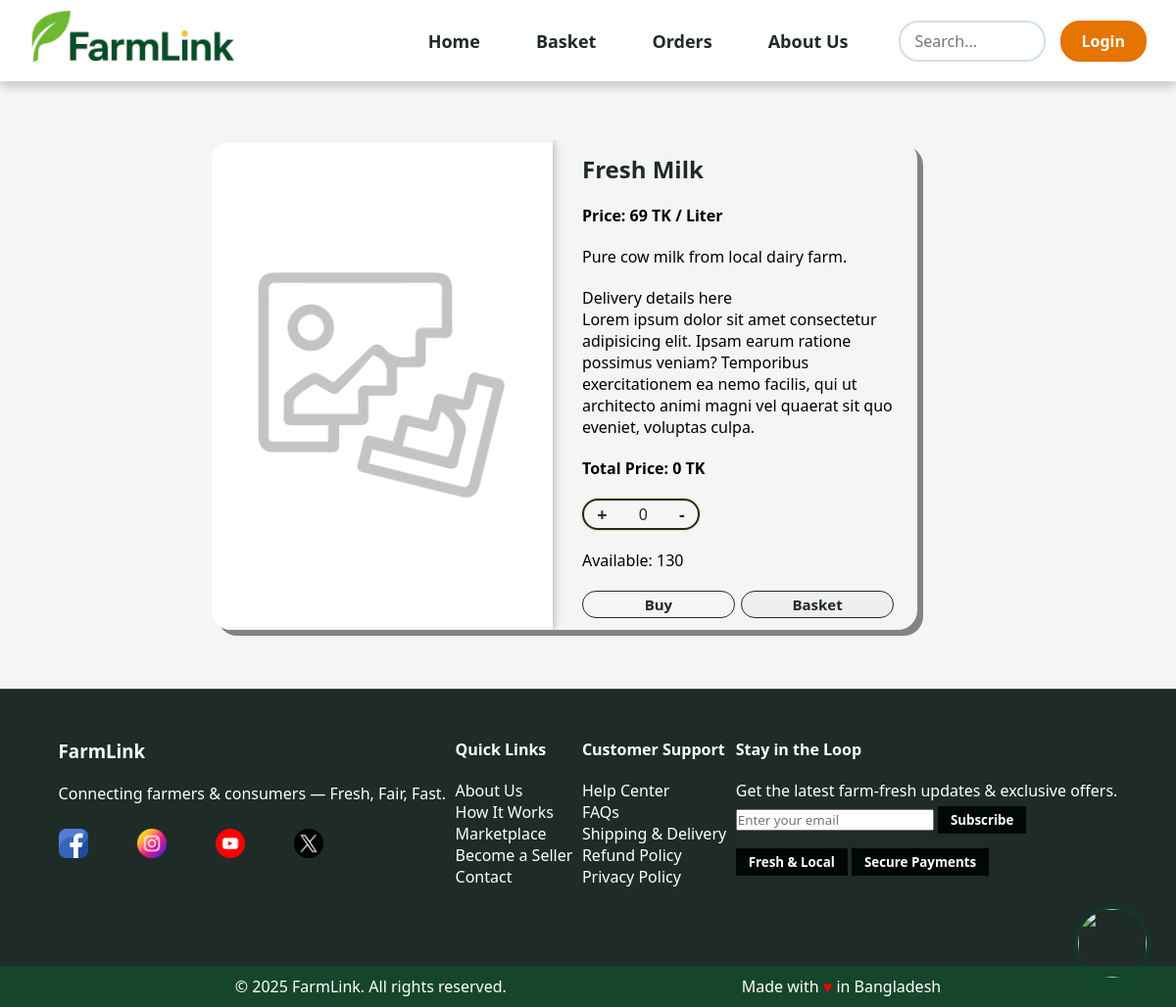
/views/buyers/product_details.php?id=68, run on the app's committed database.
### tables this page shows
CREATE TABLE `product` (
  `product_id` int(50) NOT NULL,
  `name` varchar(50) NOT NULL,
  `description` varchar(500) NOT NULL,
  `unit_price` decimal(10,0) NOT NULL,
  `available_unit` decimal(10,0) NOT NULL,
  `image` varchar(150) NOT NULL,
  `seller_id` varchar(50) NOT NULL,
  `agent_id` varchar(50) DEFAULT NULL,
  `unit` varchar(50) NOT NULL,
  `category` varchar(50) NOT NULL,
  `date` datetime NOT NULL DEFAULT current_timestamp()
);

### models/db.php (called while the page is built, shortened)
<?php
 $server = "localhost";
 $username = "root";
 $password ="";
 $db ="farmlink";
$con = mysqli_connect($server , $username , $password,$db);
function read($c){
   global $con;
   $result=mysqli_query($con,$c);
   $data=[];
   while($row = mysqli_fetch_assoc($result)){
    array_push($data,$row);
   }
   return $data;
}
?>

### views/buyers/product_details.php (the view, shortened to what this page needs)
<?php
require('../../models/db.php');
?>
<!DOCTYPE html>
<html>
<head>
    <link rel="stylesheet" href="../../assets/css/comon.css">
    <link rel="stylesheet" href="../../assets/css/buyer/home.css">
    <link rel="stylesheet" href="../../assets/css/buyer/product_details.css">
</head>
<body style="color: black;">
<nav >
    <a href="home.php"><img class="logo" src="../../assets/img/farmlink_logo.jpg" ></a>
    <div id="navbtn">
    <ul>
        <li><a class="nav-link" href="home.php">Home</a></li>
        <li><a class="nav-link" href="basket.php">Basket</a></li>
        <li><a class="nav-link" href="order.php">Orders</a></li>
        <li><a class="nav-link" href="../about.php">About Us</a></li>
    </ul>
    <input type="text" placeholder="Search..." id="searchbar" >
    <?php session_start(); if(isset($_SESSION['user_data']) && $_SESSION['user_data']['role'] == 'Buyer'){ ?>
    <a class="orange_color" href="../../controllers/logout.php">Logout</a>
    <?php } else {  ?>
    <a class="orange_color" href="../Login.php">Login</a>
    <?php } ?>
    </div>
</nav>
     <div id="details_container">
        <?php
        if(isset($_GET['id'])){
           $data = read("Select * from product where product_id='{$_GET['id']}'");
        ?>
     <img id="image" src="<?= $data[0]['image'] ?>" alt="Product img"  onerror="this.src='../../assets/img/default.png'">
     <div class="details">
     <h2 sid="<?= $data[0]['seller_id'] ?>" id="name"><?= $data[0]['name'] ?></h2>
     <b>Price: <span id="price" > <?= $data[0]['unit_price']?></span> TK / <?= $data[0]['unit'] ?></b>
     <div  id="description"> <?= $data[0]['description'] ?></div>
     <div class="delivery_details"> Delivery details here  <br>Lorem ipsum dolor sit amet consectetur adipisicing elit. Ipsam earum ratione possimus veniam? Temporibus exercitationem ea nemo facilis, qui ut architecto animi magni vel quaerat sit quo eveniet, voluptas culpa.</div>
     <span style="font-weight: bold;" id="totalprice"></span>
        <div id="counter_btn"> <button type="button" class="increment_btn" id="increment_btn">+</button> <span id="value">0</span> <button type="button" class="decrement_btn" id="decrement_btn">-</button> </div><div > Available: <span id="available_unit"><?= $data[0]['available_unit'] ?></span></div>
        <div class="btndiv"> <a class="card_btn" id="buy_btn">Buy</a>
        <button class="card_btn" id="basket"> Basket</button> </div>
    </div>
    <?php
     }?>
</div>
<a href="basket.php"><img  id="basket_icon" src="../../assets/img/basket.png" alt=""></a>
</body>
<footer>
    <div class="footer-container">
        <div class="footer-top">
            <div class="footer-brand">
                <h3>FarmLink</h3>
                <p>Connecting farmers & consumers — Fresh, Fair, Fast.</p>
                <div class="footer-socials">
                    <a href="https://facebook.com"><img src="../../assets/img/facebook.png" alt="Facebook"></a>
                    <a href="https://instagram.com"><img src="../../assets/img/instagram.png" alt="Instagram"></a>
                    <a href="https://youtube.com"><img src="../../assets/img/youtube.png" alt="YouTube"></a>
                    <a href="https://twitter.com"><img src="../../assets/img/twitter.png" alt="Twitter"></a>
                </div>
            </div>
            <div class="footer-links">
                <h4>Quick Links</h4>
                <ul>
                    <li><a href="#">About Us</a></li>
                    <li><a href="#">How It Works</a></li>
                    <li><a href="#">Marketplace</a></li>
                    <li><a href="#">Become a Seller</a></li>
                    <li><a href="#">Contact</a></li>
                </ul>
            </div>
            <div class="footer-support">
                <h4>Customer Support</h4>
                <ul>
                    <li><a href="#">Help Center</a></li>
                    <li><a href="#">FAQs</a></li>
                    <li><a href="#">Shipping & Delivery</a></li>
                    <li><a href="#">Refund Policy</a></li>
                    <li><a href="#">Privacy Policy</a></li>
                </ul>
            </div>
            <div class="footer-newsletter">
                <h4>Stay in the Loop</h4>
                <p>Get the latest farm-fresh updates & exclusive offers.</p>
                    <input type="email" placeholder="Enter your email">
                    <button type="submit">Subscribe</button>
                <div class="footer-badges">
                    <button>Fresh & Local</button>
                    <button>Secure Payments</button>
                </div>
            </div>
        </div>
        <div class="footer-bottom">
            <span>© 2025 FarmLink. All rights reserved.</span>
            <span class="footer-made">Made with <span style="color: red;">♥</span> in Bangladesh</span>
        </div>
    </div>
</footer>
</html>

### assets/css/comon.css (style rules this page uses)
* { font-family: 'Segoe UI', Tahoma, Geneva, Verdana, sans-serif; }
:root { --darkgreen: #1E2B27; --orange: #E57400; --purple:#6952A2; --lightgreen:#D0E3D5; }
body { margin: 0; padding: 0; display:flex; flex-direction: column; min-height:100vh; }
h2, h3, h4, h5, h6 { margin: 0; padding: 0; color: var(--darkgreen); }
#searchbar { position: relative; left: 10px; border-radius: 20px; border: 2px solid var(--lightgreen); outline: none; font-size: 16px; padding: 8px 15px; width: 150px; transition: all 0.3s ease; }
nav { background-color: #ffffff; position: sticky; top: 0; box-shadow: 0 5px 10px rgba(0,0,0,0.2); display: flex; align-items: center; padding: 10px 30px; z-index: 11; }
#navbtn { display: flex; flex-wrap: nowrap; align-items: center; gap: 25px; margin-left: auto; }
.logo { width: 210px; height: auto; }
nav img { margin-bottom: 5px; }
nav ul { display: flex; list-style: none; margin: 0; padding: 0; gap: 5px; }
nav ul li { display: inline; }
nav ul li a { text-decoration: none; margin-left: 20px; color: var(--darkgreen); font-weight: bold; font-size: 18px; padding: 8px 16px; border-radius: 8px; transition: all 0.3s ease; position: relative; }
nav ul li a::after { content: ''; position: absolute; bottom: 5px; left: 50%; width: 0; height: 2px; background-color: var(--orange); transform: translateX(-50%); transition: width 0.3s ease; }
.orange_color { color: white; font-size: 16px; font-weight: bold; text-decoration: none; padding: 8px 20px; border-radius: 20px; background-color: var(--orange); border: 2px solid var(--orange); transition: all 0.3s ease; }
#basket_icon { width: 70px; height: 70px; position: fixed; bottom: 30px; right: 30px; cursor: pointer; z-index: 1000; border-radius: 50%; box-shadow: #025027 0px 0px 10px; }
footer { margin-top: auto; overflow-x: hidden; }

### assets/css/buyer/home.css (style rules this page uses)
* { margin: 0; padding: 0; box-sizing: border-box; }
:root { --darkgreen: #1E2B27; }
body { font-family: Arial, sans-serif; background-color: #f5f5f5; color: #333; margin: 1; padding: 0; }

### data on the page
product: name "Fresh Milk", unit_price "69", unit "Liter", description "Pure cow milk from local dairy farm.", available_unit "130"
